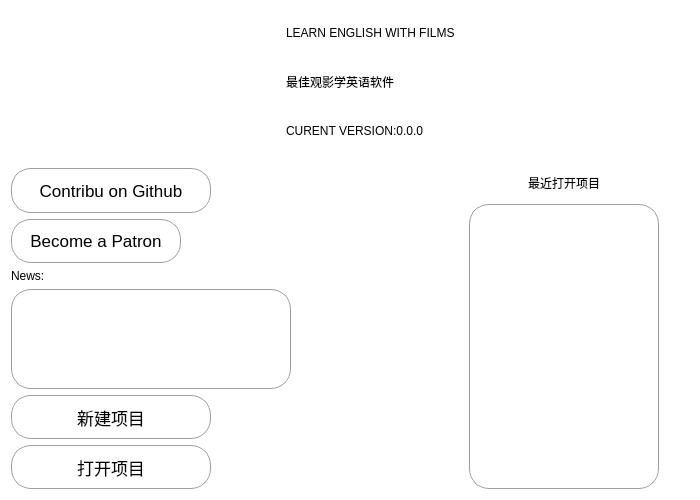
<?xml version="1.0" encoding="UTF-8"?>
<ui version="4.0">
 <class>WelcomePage</class>
 <widget class="QWidget" name="WelcomePage">
  <property name="geometry">
   <rect>
    <x>0</x>
    <y>0</y>
    <width>700</width>
    <height>500</height>
   </rect>
  </property>
  <property name="sizePolicy">
   <sizepolicy hsizetype="MinimumExpanding" vsizetype="Preferred">
    <horstretch>0</horstretch>
    <verstretch>0</verstretch>
   </sizepolicy>
  </property>
  <property name="minimumSize">
   <size>
    <width>700</width>
    <height>500</height>
   </size>
  </property>
  <property name="windowTitle">
   <string>Form</string>
  </property>
  <property name="styleSheet">
   <string notr="true">background-color: rgb(255, 255, 255);
font: 12pt &quot;楷体&quot;;</string>
  </property>
  <layout class="QHBoxLayout" name="horizontalLayout_2">
   <item>
    <layout class="QVBoxLayout" name="verticalLayout">
     <item>
      <layout class="QHBoxLayout" name="topLayout">
       <property name="leftMargin">
        <number>10</number>
       </property>
       <property name="rightMargin">
        <number>10</number>
       </property>
       <property name="bottomMargin">
        <number>10</number>
       </property>
       <item>
        <widget class="QLabel" name="logoLabel">
         <property name="minimumSize">
          <size>
           <width>259</width>
           <height>128</height>
          </size>
         </property>
         <property name="maximumSize">
          <size>
           <width>259</width>
           <height>128</height>
          </size>
         </property>
         <property name="styleSheet">
          <string notr="true">background-image: url(:/logo/image/logo/logo.png);
background-repeat: no-repeat;
background-position: left top;</string>
         </property>
         <property name="text">
          <string/>
         </property>
        </widget>
       </item>
       <item>
        <layout class="QVBoxLayout" name="textLayout">
         <item>
          <widget class="QLabel" name="englishTittleLabel">
           <property name="maximumSize">
            <size>
             <width>16777215</width>
             <height>43</height>
            </size>
           </property>
           <property name="styleSheet">
            <string notr="true">font: 13pt &quot;楷体&quot;;</string>
           </property>
           <property name="text">
            <string>LEARN ENGLISH WITH FILMS</string>
           </property>
          </widget>
         </item>
         <item>
          <widget class="QLabel" name="chaineseTittleLabel">
           <property name="maximumSize">
            <size>
             <width>16777215</width>
             <height>43</height>
            </size>
           </property>
           <property name="styleSheet">
            <string notr="true">font: 13pt &quot;楷体&quot;;</string>
           </property>
           <property name="text">
            <string>最佳观影学英语软件</string>
           </property>
          </widget>
         </item>
         <item>
          <widget class="QLabel" name="versionLabel">
           <property name="minimumSize">
            <size>
             <width>0</width>
             <height>0</height>
            </size>
           </property>
           <property name="maximumSize">
            <size>
             <width>16777215</width>
             <height>43</height>
            </size>
           </property>
           <property name="styleSheet">
            <string notr="true">font: 10pt &quot;楷体&quot;;</string>
           </property>
           <property name="text">
            <string>CURENT VERSION:0.0.0</string>
           </property>
          </widget>
         </item>
        </layout>
       </item>
      </layout>
     </item>
     <item>
      <layout class="QHBoxLayout" name="horizontalLayout">
       <item>
        <layout class="QVBoxLayout" name="leftLayout">
         <item>
          <layout class="QVBoxLayout" name="aboutLayout">
           <item>
            <widget class="QPushButton" name="githubButton">
             <property name="minimumSize">
              <size>
               <width>200</width>
               <height>40</height>
              </size>
             </property>
             <property name="maximumSize">
              <size>
               <width>200</width>
               <height>80</height>
              </size>
             </property>
             <property name="layoutDirection">
              <enum>Qt::LeftToRight</enum>
             </property>
             <property name="autoFillBackground">
              <bool>false</bool>
             </property>
             <property name="styleSheet">
              <string notr="true">QPushButton {
    font-family: &quot;楷体&quot;;
    font-size: 17px;
    color: #000000;

    border-style: solid;
    border-width: 1px;
    border-color: #a39e9e;
    border-radius: 20px;

    background-color: #ffffff;
}
QPushButton:hover{
	color: #ffffff;
    background-color: #005792;
}
QPushButton:pressed{
	color: #ffffff;
    background-color: #13334c;
}</string>
             </property>
             <property name="text">
              <string>Contribu on Github</string>
             </property>
             <property name="icon">
              <iconset resource="resource.qrc">
               <normaloff>:/icon/image/icon/github.png</normaloff>:/icon/image/icon/github.png</iconset>
             </property>
             <property name="autoRepeat">
              <bool>false</bool>
             </property>
            </widget>
           </item>
           <item>
            <widget class="QPushButton" name="patronButton">
             <property name="minimumSize">
              <size>
               <width>170</width>
               <height>40</height>
              </size>
             </property>
             <property name="maximumSize">
              <size>
               <width>170</width>
               <height>80</height>
              </size>
             </property>
             <property name="styleSheet">
              <string notr="true">QPushButton {
    font-family: &quot;楷体&quot;;
    font-size: 17px;
    color: #000000;

    border-style: solid;
    border-width: 1px;
    border-color: #a39e9e;
    border-radius: 20px;

    background-color: #ffffff;
}
QPushButton:hover{
	color: #ffffff;
    background-color: #005792;
}
QPushButton:pressed{
	color: #ffffff;
    background-color: #13334c;
}</string>
             </property>
             <property name="text">
              <string>Become a Patron</string>
             </property>
             <property name="icon">
              <iconset resource="resource.qrc">
               <normaloff>:/icon/image/icon/patron.png</normaloff>:/icon/image/icon/patron.png</iconset>
             </property>
            </widget>
           </item>
          </layout>
         </item>
         <item>
          <layout class="QVBoxLayout" name="newsLayout">
           <item>
            <widget class="QLabel" name="label">
             <property name="text">
              <string>News:</string>
             </property>
            </widget>
           </item>
           <item>
            <widget class="QGroupBox" name="groupBox">
             <property name="minimumSize">
              <size>
               <width>310</width>
               <height>100</height>
              </size>
             </property>
             <property name="styleSheet">
              <string notr="true">border-style: solid;
border-width: 1px;
border-color: #a39e9e;
border-radius: 20px;
margin-right: 30px;</string>
             </property>
             <property name="title">
              <string/>
             </property>
            </widget>
           </item>
          </layout>
         </item>
         <item>
          <layout class="QVBoxLayout" name="proojectLayout">
           <item>
            <widget class="QPushButton" name="newProjectButton">
             <property name="minimumSize">
              <size>
               <width>100</width>
               <height>40</height>
              </size>
             </property>
             <property name="maximumSize">
              <size>
               <width>200</width>
               <height>80</height>
              </size>
             </property>
             <property name="styleSheet">
              <string notr="true">QPushButton {
    font-family: &quot;楷体&quot;;
    font-size: 17px;
    color: #000000;

    border-style: solid;
    border-width: 1px;
    border-color: #a39e9e;
    border-radius: 20px;

    background-color: #ffffff;
}
QPushButton:hover{
	color: #ffffff;
    background-color: #005792;
}
QPushButton:pressed{
	color: #ffffff;
    background-color: #13334c;
}</string>
             </property>
             <property name="text">
              <string>新建项目</string>
             </property>
             <property name="icon">
              <iconset resource="resource.qrc">
               <normaloff>:/icon/image/icon/new.png</normaloff>:/icon/image/icon/new.png</iconset>
             </property>
            </widget>
           </item>
           <item>
            <widget class="QPushButton" name="openProjectButton">
             <property name="minimumSize">
              <size>
               <width>100</width>
               <height>40</height>
              </size>
             </property>
             <property name="maximumSize">
              <size>
               <width>200</width>
               <height>80</height>
              </size>
             </property>
             <property name="styleSheet">
              <string notr="true">QPushButton {
    font-family: &quot;楷体&quot;;
    font-size: 17px;
    color: #000000;

    border-style: solid;
    border-width: 1px;
    border-color: #a39e9e;
    border-radius: 20px;

    background-color: #ffffff;
}
QPushButton:hover{
	color: #ffffff;
    background-color: #005792;
}
QPushButton:pressed{
	color: #ffffff;
    background-color: #13334c;
}</string>
             </property>
             <property name="text">
              <string>打开项目</string>
             </property>
             <property name="icon">
              <iconset resource="resource.qrc">
               <normaloff>:/icon/image/icon/open.png</normaloff>:/icon/image/icon/open.png</iconset>
             </property>
            </widget>
           </item>
          </layout>
         </item>
        </layout>
       </item>
       <item>
        <spacer name="horizontalSpacer">
         <property name="orientation">
          <enum>Qt::Horizontal</enum>
         </property>
         <property name="sizeHint" stdset="0">
          <size>
           <width>40</width>
           <height>20</height>
          </size>
         </property>
        </spacer>
       </item>
       <item>
        <layout class="QVBoxLayout" name="recentLayout">
         <item>
          <widget class="QLabel" name="label_2">
           <property name="maximumSize">
            <size>
             <width>111111</width>
             <height>30</height>
            </size>
           </property>
           <property name="layoutDirection">
            <enum>Qt::LeftToRight</enum>
           </property>
           <property name="text">
            <string>最近打开项目</string>
           </property>
           <property name="scaledContents">
            <bool>false</bool>
           </property>
           <property name="alignment">
            <set>Qt::AlignCenter</set>
           </property>
          </widget>
         </item>
         <item>
          <widget class="QGroupBox" name="recentProjectBox">
           <property name="minimumSize">
            <size>
             <width>250</width>
             <height>200</height>
            </size>
           </property>
           <property name="maximumSize">
            <size>
             <width>350</width>
             <height>16777215</height>
            </size>
           </property>
           <property name="layoutDirection">
            <enum>Qt::LeftToRight</enum>
           </property>
           <property name="styleSheet">
            <string notr="true">border-style: solid;
border-width: 1px;
border-color: #a39e9e;
border-radius: 20px;
margin-left: 30px;
margin-right: 30px;</string>
           </property>
           <property name="title">
            <string/>
           </property>
           <property name="alignment">
            <set>Qt::AlignCenter</set>
           </property>
          </widget>
         </item>
        </layout>
       </item>
      </layout>
     </item>
    </layout>
   </item>
  </layout>
 </widget>
 <resources>
  <include location="resource.qrc"/>
 </resources>
 <connections/>
</ui>
